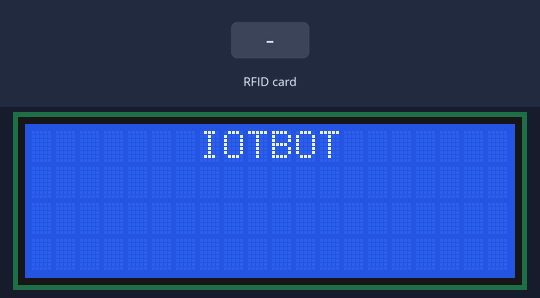
Bench run of a sketch on a simulated Arduino Uno, built with avr-gcc and run on an emulated ATmega328P. On the bench: 20×4 character LCD. Inputs (shaded band) come from the test bench. What the sketch prints to the serial monitor is not drawn.

Above: at 2.6 s.
At 5.4 s:
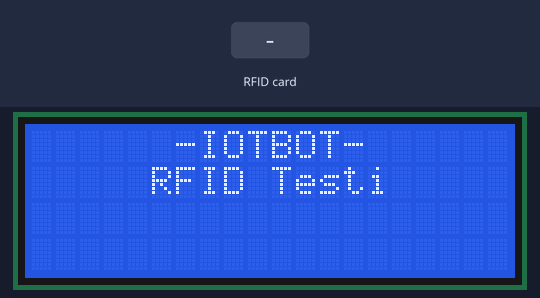
5.5 s: RFID card 5E 7A 19 C4 held to the reader
At 6.2 s:
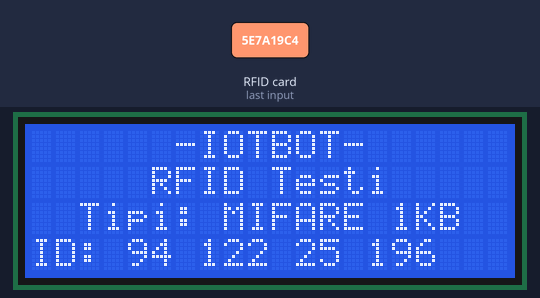
Timing chart, 0 to 8.5 s (numbered marks = the images above; inputs shaded):
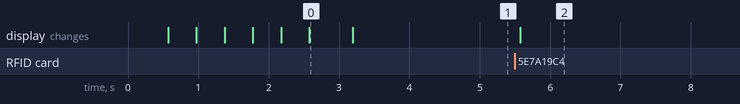

Measured:
- after the input at 5.5 s, the display: changes after 0.08 s (image 2)
- what the display in image 0 shows lasts 0.6 s, from 2.6 s to 3.2 s

The sketch:

Modulcuk_RFID.ino
```cpp
/*
                                  ///////////////////////////////////////////////////////
                                  /////////   IoT BOT Test Yazılımları Serisi   /////////
                                  ///////////////////////////////////////////////////////
                                           RFID (Radyo Frekanslı Kimlik Okuyucu)
*/

//---------------------------------------          HADİ KODLAYALIM...       ----------------------------------------------------------------

//---------------------------------------   // İLK TANIMLAMALAR VE KÜTÜPHANE EKLEME   ------------------------------------------------------

#define UYGULAMA "RFID Testi"

int i = 0;                                            // Gidip gelen yazının animasyonu için oluşturulan değişken.

#include <Wire.h>                                     // I2C iletişim protokolünü kullanabilmek için gerekli kütüphaneyi ekliyoruz.
#include <LiquidCrystal_I2C.h>                        // LCD ekran için gerekli olan kütüphaneyi ekliyoruz.
LiquidCrystal_I2C lcd(0x27, 20, 4);                   // LCD ekranımızın özelliklerini giriyoruz.
                                                      // Bizim ekranımız 20 satır, 4 sütun karakter destekliyor.

#include <SPI.h>                                      // SPI haberleşme protokolünü ekledik.
#include <MFRC522.h>                                  // Sensör kütüphanemizi tanımladık.

MFRC522 rfid(5, 10);                                  // Sensörün işlemcimizde bağlı olduğu pinlerimizi tanımladık.
MFRC522::MIFARE_Key key;


byte nuidPICC[4];                                     // Kimlik bilgilerini depolamak için 4 Byte veri tanımladık.
long HEX_ID;

//---------------------------------------   // SADECE İLK AÇILIŞTA BİR KERE ÇALIŞACAK KISIM   ---------------------------------------------

void setup()
{
  Serial.begin(115200);                               // Seri haberleşmeyi "115200" bandında başlattık.
  lcd.init();                                         // LCD ekranı başlatma komutu gönderiyoruz.
  lcd.backlight();                                    // LCD ekranın arka plan aydınlatma ışığını açıyoruz.

  giris_animasyon();

  Serial.println("     IoT BOT    ");                 // Seri ekrana bilgilendirme mesajı gönderdik.
  Serial.println(UYGULAMA);

  SPI.begin();                                        // SPI haberleşme protokolünü başlattık.
  rfid.PCD_Init();                                    // Sensörümüzü baştattık.

}

//---------------------------------------   // SÜREKLİ ÇALIŞACAK DÖNGÜ İÇİNDEKİ KISIM   ---------------------------------------------------

void loop()
{

  if ( ! rfid.PICC_IsNewCardPresent())                // Yeni bir kart yok ise, "Döngüyü durdur" komutu verdik.
  {
    return;
  }

  if ( ! rfid.PICC_ReadCardSerial())                  // Kimlik bilgilerinin okunup okunamadığını kontrol ettirdik.
  {
    return;
  }

  MFRC522::PICC_Type piccType = rfid.PICC_GetType(rfid.uid.sak);   // Okunulan kartın cinsini anlayıp
  Serial.print("Kart Tipi: ");                                     // Seri ekrana yazı yazdırıyoruz.
  lcd.setCursor(2, 2);
  lcd.print("Tipi: ");
  Serial.println(rfid.PICC_GetTypeName(piccType));                 // seri ekranda yazdırıyoruz.
  lcd.print(rfid.PICC_GetTypeName(piccType));

  if (piccType != MFRC522::PICC_TYPE_MIFARE_MINI &&   //
      piccType != MFRC522::PICC_TYPE_MIFARE_1K   &&   // Okutulan kartın türünü eğer yapısıyla kontrol ediyoruz.
      piccType != MFRC522::PICC_TYPE_MIFARE_4K     )  //
  {
    Serial.println("Bu Kart Türü Desteklenmiyor.");   // Eğer sensörle uyumlu değilse, seri ekrana uyarı mesajı gönderiyoruz.
    lcd.setCursor(0, 2);
    lcd.print(" Desteklenmeyen Kart");
    return;                                           // Daha sonra tekrar döngünün başına dönüyoruz.
  }

  if (rfid.uid.uidByte[0] != nuidPICC[0] ||           //
      rfid.uid.uidByte[1] != nuidPICC[1] ||           // Son okutulan kart ile, daha önceden okutulan
      rfid.uid.uidByte[2] != nuidPICC[2] ||           // kartın kimlik numaralarını eğer yapısıyla karşılaştırıyoruz.
      rfid.uid.uidByte[3] != nuidPICC[3]    )         //
  {
    Serial.println("Yeni Kart Tespit Edildi!");       // Eğer kimlikler aynı değilse seri ekranda bunu bildiriyoruz.

    for (byte i = 0; i < 4; i++)                      // Yeni okutulan kartın kimlik bilgilerini kaydediyoruz.
    { //
      nuidPICC[i] = rfid.uid.uidByte[i];              // Okutulan bilgileri hafızaya kaydetme komutu veriyoruz.
    }

    Serial.println("Okunan Kartın Kimliği:");         // Seri ekrana bilgilendirme mesajı gönderdik.
    Serial.print("HEX Türünde    : ");                // Seri ekrana bilgilendirme mesajı gönderdik.
    printHex(rfid.uid.uidByte, rfid.uid.size);        // printHex ile seri ekranına HEX(Yazı) türünde bilgileri yazdırıyoruz.
    Serial.println();                                 // Seri ekranında alt sıraya geçmek için boş metin gönderdik.
    Serial.print("DECIMAL Türünde: ");                // Seri ekranına bilgilendirme mesajı gönderdik.
    printDec(rfid.uid.uidByte, rfid.uid.size);        // printDec ile seri ekranına DECIMAL(Sayı)türünde bilgilerini gönderdik.
    Serial.println();                                 // Seri ekranında alt sıraya geçmek için boş metin gönderdik.
    lcd.setCursor(3, 3);
    lcd.print("                ");
    lcd.setCursor(0, 3);
    lcd.print("ID: ");
    lcd.print(nuidPICC[0]);
    lcd.print(" ");
    lcd.print(nuidPICC[1]);
    lcd.print(" ");
    lcd.print(nuidPICC[2]);
    lcd.print(" ");
    lcd.print(nuidPICC[3]);
  }

  else                                                // Eğer kimlikler aynı ise, bunu seri ekranında belirtiyoruz.
  {
    Serial.println("Son Okutulan Kart İle Aynı!");
  }

  rfid.PICC_HaltA();                                  // Sürekli başa sarmamak için, kartı kaldırmadığımız sürece
  rfid.PCD_StopCrypto1();                             // yeni okuma yapmayı durduruyoruz.

  Serial.println();                                   // Seri ekranında alt sıraya geçmek için boş metin gönderdik.
}

//-------------------------------------------------   // ANA DÖNGÜ İÇERİSİNDE BİR KERE GİRİLEN BÖLÜM   ------------------------------------------------------------------

void printHex(byte *buffer, byte bufferSize)          // DECIMAL olarak okunan kimlik numarasını, HEX türüne çevirme kodu.
{
  for (byte i = 0; i < bufferSize; i++)               //
  {                                                   //
    Serial.print(buffer[i] < 0x10 ? " 0" : " ");      //
    Serial.print(buffer[i], HEX);                     //
  }                                                   //
}

//-------------------------------------------------   // ANA DÖNGÜ İÇERİSİNDE BİR KERE GİRİLEN BÖLÜM   ------------------------------------------------------------------

void printDec(byte *buffer, byte bufferSize)          // HEX olarak okunan kimlik numarasını, DECIMAL türüne çevirme kodu.
{
  for (byte i = 0; i < bufferSize; i++)               //
  {                                                   //
    Serial.print(buffer[i] < 0x10 ? " 0" : " ");      //
    Serial.print(buffer[i], DEC);                     //
  }                                                   //
}

void giris_animasyon()                               // Giriş animasyonunu hazırlıyoruz.
{
  lcd.clear();
  delay(500);
  lcd.setCursor(7, 0);
  lcd.print("I");
  delay(400);
  lcd.setCursor(8, 0);
  lcd.print("O");
  delay(400);
  lcd.setCursor(9, 0);
  lcd.print("T");
  delay(400);
  lcd.setCursor(10, 0);
  lcd.print("B");
  delay(400);
  lcd.setCursor(11, 0);
  lcd.print("O");
  delay(400);
  lcd.setCursor(12, 0);
  lcd.print("T");
  delay(600);

  lcd.setCursor(6, 0);
  lcd.print("-");
  lcd.setCursor(13, 0);
  lcd.print("-");

  lcd.setCursor(5, 1);
  lcd.print(UYGULAMA);
  delay(1000);
}

void yan_son_yazi()                                    // Yanıp sönen bilgilendirme mesajını hazırlıyoruz.
{
  lcd.setCursor(4, 2);                                // İmleci, yazmak istediğimiz koordinata yönlendiriyoruz.
    lcd.print("                     ");               // Ekranda yazmasını istediğimiz yazıları yolluyoruz.
    i = i + 1;
    if (i < 15)
    {
      lcd.setCursor(1, 3);                            // İmleci, yazmak istediğimiz koordinata yönlendiriyoruz.
      lcd.print("Bir Tusa Basiniz..");                // Ekranda yazmasını istediğimiz yazıları yolluyoruz.
    }
    if (i >= 15)
    {
      lcd.setCursor(1, 3);                            // İmleci, yazmak istediğimiz koordinata yönlendiriyoruz.
      lcd.print("                     ");             // Ekranda yazmasını istediğimiz yazıları yolluyoruz.
    }
    if (i == 30)
    {
      i = 0;
    }
}
```
